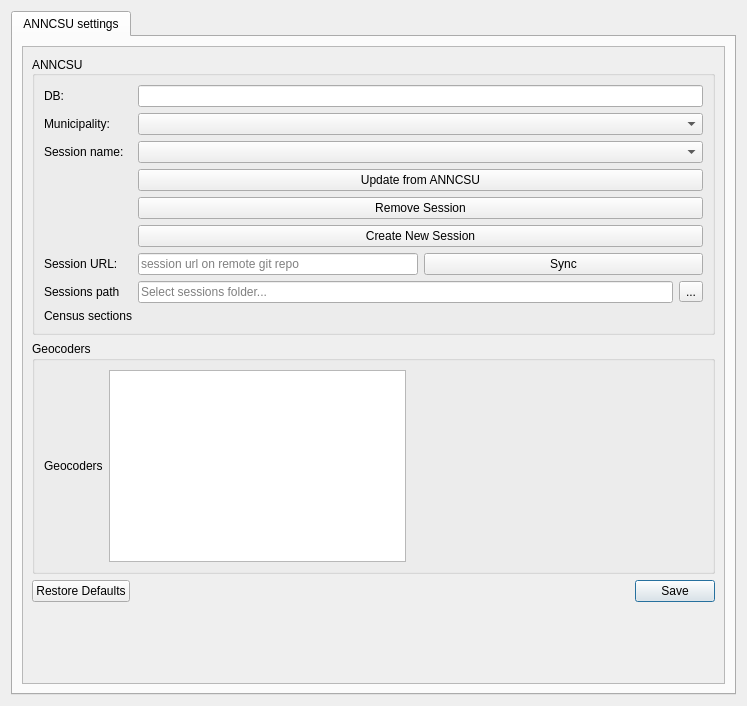
<?xml version="1.0" encoding="UTF-8"?>
<ui version="4.0">
 <class>Form</class>
 <widget class="QWidget" name="Form">
  <property name="geometry">
   <rect>
    <x>0</x>
    <y>0</y>
    <width>747</width>
    <height>706</height>
   </rect>
  </property>
  <property name="windowTitle">
   <string>Form</string>
  </property>
  <layout class="QVBoxLayout" name="verticalLayout_3">
   <item>
    <widget class="QTabWidget" name="settings_tabs">
     <property name="currentIndex">
      <number>0</number>
     </property>
     <widget class="QWidget" name="tab">
      <attribute name="title">
       <string>ANNCSU settings</string>
      </attribute>
      <layout class="QVBoxLayout" name="verticalLayout">
       <item>
        <widget class="QScrollArea" name="scrollArea">
         <property name="widgetResizable">
          <bool>true</bool>
         </property>
         <widget class="QWidget" name="scrollAreaWidgetContents">
          <property name="geometry">
           <rect>
            <x>0</x>
            <y>0</y>
            <width>705</width>
            <height>635</height>
           </rect>
          </property>
          <layout class="QVBoxLayout" name="verticalLayout_2">
           <item>
            <widget class="QGroupBox" name="groupBox_5">
             <property name="enabled">
              <bool>true</bool>
             </property>
             <property name="title">
              <string>ANNCSU</string>
             </property>
             <property name="alignment">
              <set>Qt::AlignLeading|Qt::AlignLeft|Qt::AlignVCenter</set>
             </property>
             <property name="checkable">
              <bool>false</bool>
             </property>
             <layout class="QFormLayout" name="formLayout">
              <item row="0" column="0">
               <widget class="QLabel" name="label">
                <property name="text">
                 <string>DB:</string>
                </property>
               </widget>
              </item>
              <item row="0" column="1">
               <widget class="QLineEdit" name="anncsu_base_url">
                <property name="toolTip">
                 <string extracomment="URL del ANNCSU CSV"/>
                </property>
                <property name="dragEnabled">
                 <bool>true</bool>
                </property>
                <property name="placeholderText">
                 <string extracomment="URL del ANNCSU CSV"/>
                </property>
                <property name="clearButtonEnabled">
                 <bool>true</bool>
                </property>
               </widget>
              </item>
              <item row="1" column="0">
               <widget class="QLabel" name="label_6">
                <property name="text">
                 <string>Municipality:</string>
                </property>
               </widget>
              </item>
              <item row="1" column="1">
               <widget class="QComboBox" name="comune_cb"/>
              </item>
              <item row="2" column="0">
               <widget class="QLabel" name="label_2">
                <property name="text">
                 <string>Session name:</string>
                </property>
               </widget>
              </item>
              <item row="2" column="1">
               <widget class="QComboBox" name="current_session"/>
              </item>
              <item row="3" column="1">
               <widget class="QPushButton" name="update_session">
                <property name="text">
                 <string>Update from ANNCSU</string>
                </property>
               </widget>
              </item>
              <item row="4" column="1">
               <layout class="QHBoxLayout" name="horizontalLayout">
                <item>
                 <widget class="QPushButton" name="delete_session">
                  <property name="text">
                   <string>Remove Session</string>
                  </property>
                 </widget>
                </item>
               </layout>
              </item>
              <item row="5" column="1">
               <widget class="QPushButton" name="create_new_session">
                <property name="text">
                 <string>Create New Session</string>
                </property>
               </widget>
              </item>
              <item row="6" column="0">
               <widget class="QLabel" name="label_5">
                <property name="text">
                 <string>Session URL:</string>
                </property>
               </widget>
              </item>
              <item row="6" column="1">
               <layout class="QHBoxLayout" name="horizontalLayout_2">
                <item>
                 <widget class="QLineEdit" name="session_url">
                  <property name="sizePolicy">
                   <sizepolicy hsizetype="Preferred" vsizetype="Fixed">
                    <horstretch>0</horstretch>
                    <verstretch>0</verstretch>
                   </sizepolicy>
                  </property>
                  <property name="toolTip">
                   <string>session url on remote git repo</string>
                  </property>
                  <property name="dragEnabled">
                   <bool>true</bool>
                  </property>
                  <property name="readOnly">
                   <bool>false</bool>
                  </property>
                  <property name="placeholderText">
                   <string>session url on remote git repo</string>
                  </property>
                  <property name="clearButtonEnabled">
                   <bool>true</bool>
                  </property>
                 </widget>
                </item>
                <item>
                 <widget class="QPushButton" name="sync_pb">
                  <property name="text">
                   <string>Sync</string>
                  </property>
                  <property name="checked">
                   <bool>false</bool>
                  </property>
                 </widget>
                </item>
               </layout>
              </item>
              <item row="8" column="1">
               <layout class="QHBoxLayout" name="horizontalLayout_3">
                <item>
                 <widget class="QLineEdit" name="anncsu_session_path">
                  <property name="toolTip">
                   <string>Local folder where sessions are stored</string>
                  </property>
                  <property name="dragEnabled">
                   <bool>true</bool>
                  </property>
                  <property name="placeholderText">
                   <string>Select sessions folder...</string>
                  </property>
                  <property name="clearButtonEnabled">
                   <bool>true</bool>
                  </property>
                 </widget>
                </item>
                <item>
                 <widget class="QToolButton" name="anncsu_session_path_browse">
                  <property name="toolTip">
                   <string>Browse for sessions folder</string>
                  </property>
                  <property name="text">
                   <string>...</string>
                  </property>
                 </widget>
                </item>
               </layout>
              </item>
              <item row="8" column="0">
               <widget class="QLabel" name="label_3">
                <property name="text">
                 <string>Sessions path</string>
                </property>
               </widget>
              </item>
              <item row="9" column="1">
               <layout class="QHBoxLayout" name="sezioni_censimento_layout"/>
              </item>
              <item row="9" column="0">
               <widget class="QLabel" name="label_sezioni_censimento">
                <property name="text">
                 <string>Census sections</string>
                </property>
               </widget>
              </item>
             </layout>
            </widget>
           </item>
           <item>
            <widget class="QGroupBox" name="groupBox_2">
             <property name="title">
              <string>Geocoders</string>
             </property>
             <layout class="QGridLayout" name="gridLayout">
              <item row="0" column="1">
               <widget class="QTreeView" name="geocodersTreeView"/>
              </item>
              <item row="0" column="0">
               <widget class="QLabel" name="label_4">
                <property name="text">
                 <string>Geocoders</string>
                </property>
                <property name="textInteractionFlags">
                 <set>Qt::LinksAccessibleByKeyboard|Qt::LinksAccessibleByMouse|Qt::TextBrowserInteraction|Qt::TextSelectableByKeyboard|Qt::TextSelectableByMouse</set>
                </property>
               </widget>
              </item>
              <item row="0" column="2">
               <spacer name="horizontalSpacer_5">
                <property name="orientation">
                 <enum>Qt::Horizontal</enum>
                </property>
                <property name="sizeHint" stdset="0">
                 <size>
                  <width>40</width>
                  <height>20</height>
                 </size>
                </property>
               </spacer>
              </item>
             </layout>
            </widget>
           </item>
           <item>
            <widget class="QDialogButtonBox" name="settings_button_box">
             <property name="standardButtons">
              <set>QDialogButtonBox::RestoreDefaults|QDialogButtonBox::Save</set>
             </property>
            </widget>
           </item>
           <item>
            <spacer name="verticalSpacer">
             <property name="orientation">
              <enum>Qt::Vertical</enum>
             </property>
             <property name="sizeHint" stdset="0">
              <size>
               <width>20</width>
               <height>30</height>
              </size>
             </property>
            </spacer>
           </item>
          </layout>
         </widget>
        </widget>
       </item>
      </layout>
     </widget>
    </widget>
   </item>
  </layout>
 </widget>
 <resources/>
 <connections/>
</ui>
